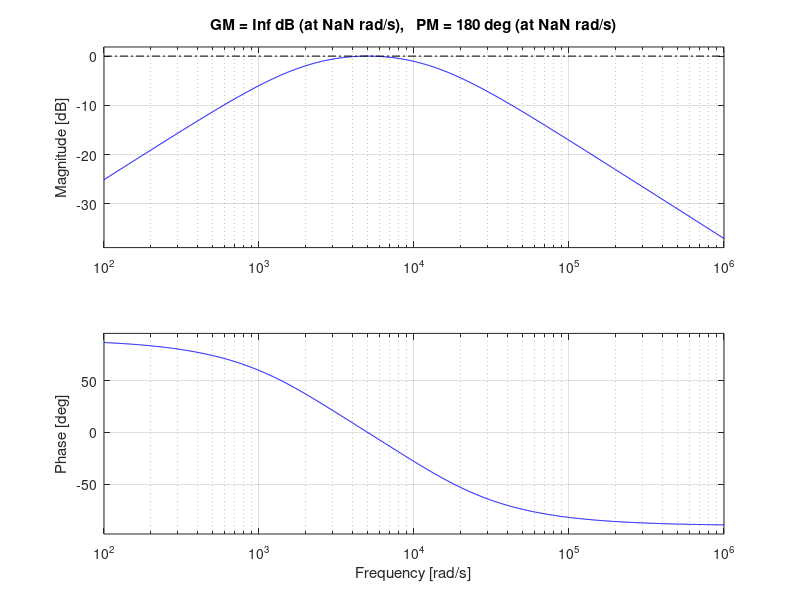

Recreate this plot in MATLAB.
clear all;
close all;
clc;

rad2deg = 180/pi;

% 제한사항
% 1. 인버터 안사용
% 2. Ld, Lq는 일정
% 3. 이상적인 아날로그 제어 안함
% 4. 이상적인 전류 센싱.


mm = 2; % 1. 속도+전류 제어 2. 전류제어
Mode = 2; % 2: sensorless

w_h = 2*pi*800;
V_inj = 60;
Stop_Time = 10;
J = 0.045;
B=0.0001;
TL=20;

P = 24;
Rs=2;
Lds = 30.0e-3; %[H] 
Lqs = 40.0e-3; %[H]
Lamf = 0.12; %[Wb]

Wrpm_rated = 400;
Te_rated = 20;

% Is_rated = 4.5;
Is_rated = 10;

Wrm_rated = Wrpm_rated *2*pi/60;
Wr_rated = Wrm_rated*P;


Wcc = 100*2*pi;
Kpc = Lds*Wcc;
Kic = Rs*Wcc;


Kt = 1.5*P*Lamf;
Wsc=2*pi*5;
Kps=J*Wsc/Kt;
Kis=J*Wsc^2/5/Kt;
Kas=1/Kps;

Vsmax = 60;


init_Thetar = 0;
init_Thetar_tilde = -pi;

%%
zeta = 1.4;

G = tf([2*zeta*w_h 0], [1 2*zeta*w_h w_h^2]);

margin(G);


